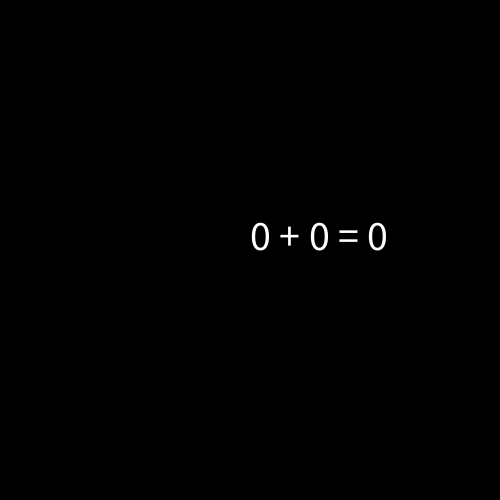
Frame 1 (no input)
Frame 60 (the mouse pressed at the canvas centre just before this capture): identical to frame 1, image omitted
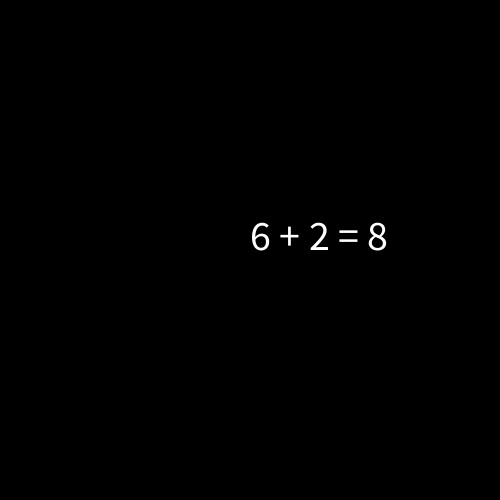
Frame 120 (the mouse held since frame 60 and released just before this capture)

The Processing sketch that drew these frames (run headless with seeded random() and noise(); from frame 60 on, the mouse is pressed at the canvas centre):

// Processing sketch: additionFunction
// ── additionFunction.pde
String additionSentence; 
int n1, n2;

void setup(){
  size(500, 500); 
  println(addition(4, 5)); 
  textSize(42); 
}

void draw(){
  background(0); 
  //first number + second number = sum
  additionSentence = n1 + " + " + n2 + " = " + addition(n1, n2); 
  text(additionSentence, width/2, height/2); 
  
}

void mousePressed(){
   
  n1 = int(random(0, 10)); 
  n2 = int(random(0, 10)); 
}

int addition(int a, int b){
  int sum = a + b; 
  return sum; 
}

//create an integer function, that adds
//two numbers, and returns the sum 
